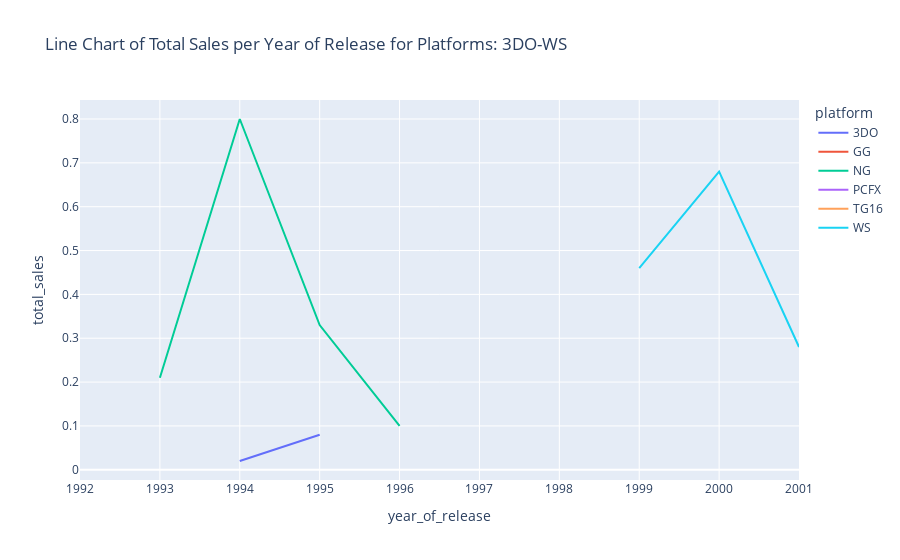

Write notebook code for a chart like this one.
### Markdown cell above
Code Meaning:
1) Use px.line() in order to create a line chart with data from the platform_sales_year_4 dataframe.
2) Use the year_of_release column as the x axis and the total_sales column as the y axis.
3) Set the color parameter to the platform column of the dataframe.
4) Set the title as: 'Line Chart of Total Sales per Year of Release for Platforms: 3DO-WS'.
5) Assign the code to no_sales_line_4 in order to save the result.
6) Use the show() method in order to display the no_sales_line_4 chart.

### Code cell
no_sales_line_4 = px.line(platform_sales_year_4, x='year_of_release', y='total_sales', color='platform', title='Line Chart of Total Sales per Year of Release for Platforms: 3DO-WS')

no_sales_line_4.show()

### Figure 1 — Plotly figure (JSON) as saved in the notebook; plotly's stock layout.template omitted (floating-point values rounded to 4 significant figures)
{"data": [{"hovertemplate": "platform=3DO<br>year_of_release=%{x}<br>total_sales=%{y}<extra></extra>", "legendgroup": "3DO", "line": {"color": "#636efa", "dash": "solid"}, "marker": {"symbol": "circle"}, "mode": "lines", "name": "3DO", "orientation": "v", "showlegend": true, "type": "scatter", "x": [1994, 1995], "xaxis": "x", "y": [0.02, 0.08], "yaxis": "y"}, {"hovertemplate": "platform=GG<br>year_of_release=%{x}<br>total_sales=%{y}<extra></extra>", "legendgroup": "GG", "line": {"color": "#EF553B", "dash": "solid"}, "marker": {"symbol": "circle"}, "mode": "lines", "name": "GG", "orientation": "v", "showlegend": true, "type": "scatter", "x": [1992], "xaxis": "x", "y": [0.04], "yaxis": "y"}, {"hovertemplate": "platform=NG<br>year_of_release=%{x}<br>total_sales=%{y}<extra></extra>", "legendgroup": "NG", "line": {"color": "#00cc96", "dash": "solid"}, "marker": {"symbol": "circle"}, "mode": "lines", "name": "NG", "orientation": "v", "showlegend": true, "type": "scatter", "x": [1993, 1994, 1995, 1996], "xaxis": "x", "y": [0.21, 0.8, 0.33, 0.1], "yaxis": "y"}, {"hovertemplate": "platform=PCFX<br>year_of_release=%{x}<br>total_sales=%{y}<extra></extra>", "legendgroup": "PCFX", "line": {"color": "#ab63fa", "dash": "solid"}, "marker": {"symbol": "circle"}, "mode": "lines", "name": "PCFX", "orientation": "v", "showlegend": true, "type": "scatter", "x": [1996], "xaxis": "x", "y": [0.03], "yaxis": "y"}, {"hovertemplate": "platform=TG16<br>year_of_release=%{x}<br>total_sales=%{y}<extra></extra>", "legendgroup": "TG16", "line": {"color": "#FFA15A", "dash": "solid"}, "marker": {"symbol": "circle"}, "mode": "lines", "name": "TG16", "orientation": "v", "showlegend": true, "type": "scatter", "x": [1995], "xaxis": "x", "y": [0.16], "yaxis": "y"}, {"hovertemplate": "platform=WS<br>year_of_release=%{x}<br>total_sales=%{y}<extra></extra>", "legendgroup": "WS", "line": {"color": "#19d3f3", "dash": "solid"}, "marker": {"symbol": "circle"}, "mode": "lines", "name": "WS", "orientation": "v", "showlegend": true, "type": "scatter", "x": [1999, 2000, 2001], "xaxis": "x", "y": [0.46, 0.68, 0.28], "yaxis": "y"}], "layout": {"legend": {"title": {"text": "platform"}, "tracegroupgap": 0}, "title": {"text": "Line Chart of Total Sales per Year of Release for Platforms: 3DO-WS"}, "xaxis": {"anchor": "y", "domain": [0, 1], "title": {"text": "year_of_release"}}, "yaxis": {"anchor": "x", "domain": [0, 1], "title": {"text": "total_sales"}}}}
